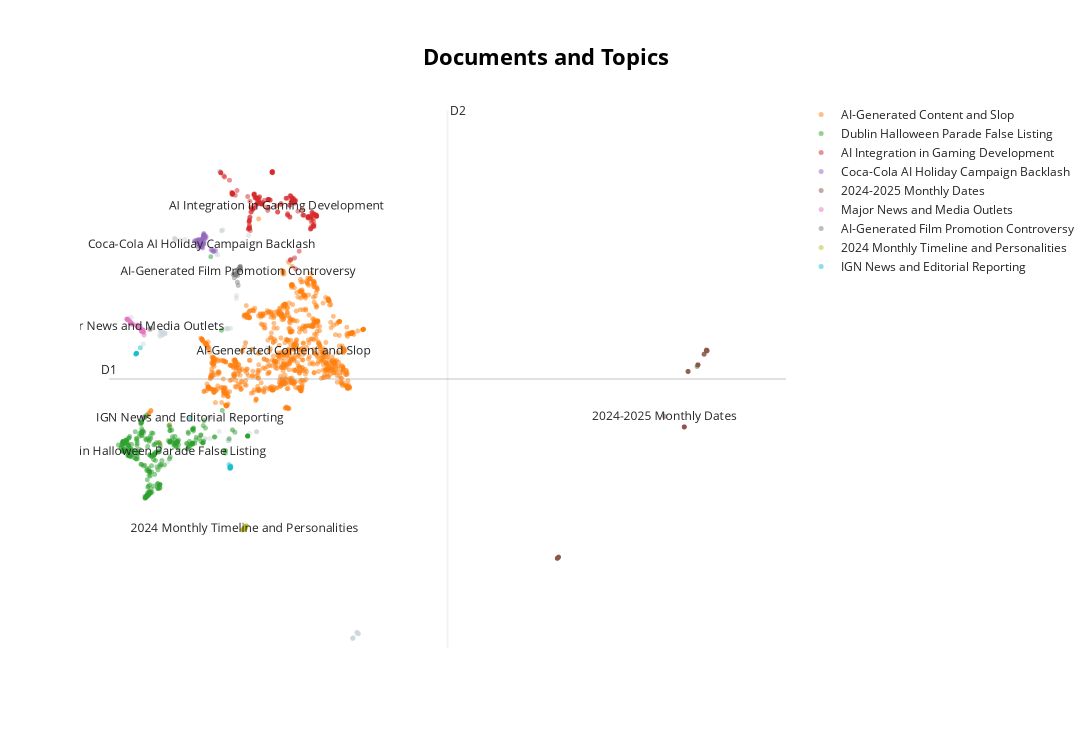

The notebook cell saved with this chart:
### Code cell
reduced_embeddings = UMAP(
    n_neighbors=10, n_components=2, min_dist=0.0, metric="cosine"
).fit_transform(embeddings)
topic_model.visualize_documents(
    documents,
    reduced_embeddings=reduced_embeddings,
    custom_labels=True,
    # hide_annotations=True,
)
